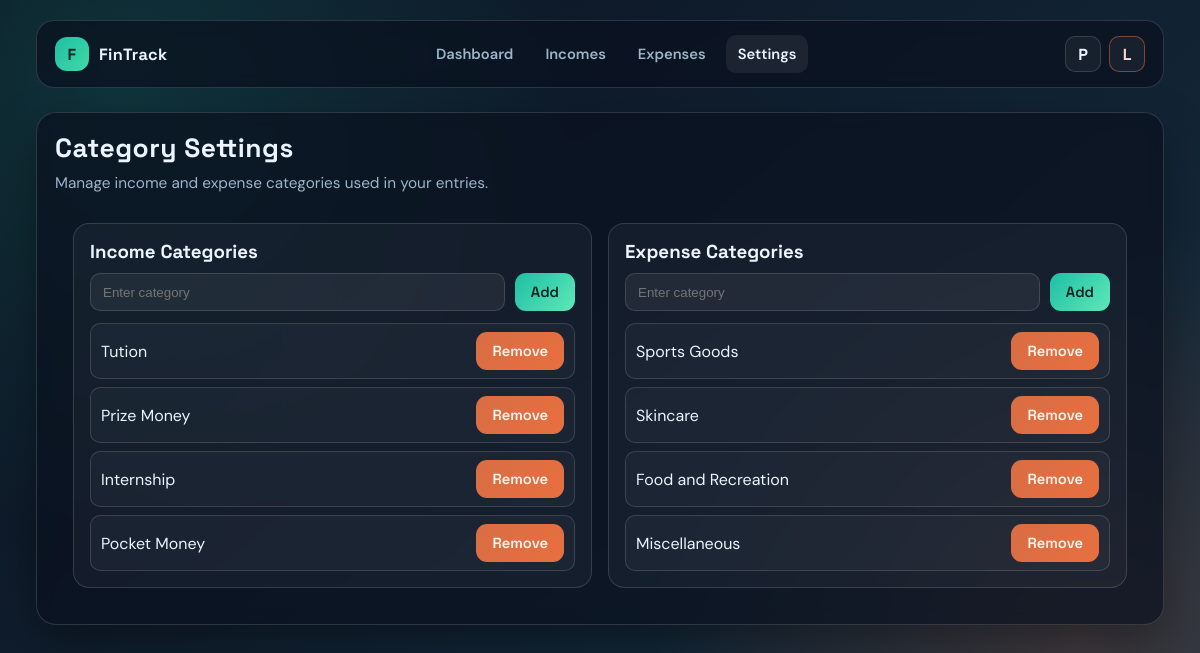
The app's page /settings (signed in) with its own data.
### FinTech/models.py (models this page shows)
class IncomeCategory(models.Model):
    name = models.CharField(max_length=50)
    user = models.ForeignKey(User, related_name='user_inc_catg', on_delete=models.CASCADE)
    def __str__(self):
        return self.name

class ExpenseCategory(models.Model):
    name = models.CharField(max_length=50)
    user = models.ForeignKey(User, related_name='user_exp_catg', on_delete=models.CASCADE)
    def __str__(self):
        return self.name

### FinTech/views.py (the view)
# urls.py: path('settings',views.settings,name="settings"),
def settings(request):
    if request.user.is_authenticated:
        profile= User.objects.get(id=request.user.id)
        expense_categories=ExpenseCategory.objects.filter(user=request.user.id)
        income_categories=IncomeCategory.objects.filter(user=request.user.id)
        if request.method== "POST":
            first_name= request.POST['first_name']
            last_name= request.POST['last_name']
            email= request.POST['email']
            profile.first_name=first_name
            profile.last_name=last_name
            profile.email=email
            profile.save()
            print("Profile Updated")
            return redirect("/profile")
        else:
            return render(request,"settings.html",{"profile":profile,"expense_categories":expense_categories,"income_categories":income_categories})
    else:
        return redirect("/")

### templates/settings.html (shortened to what this page needs)
{% load static %}
<!DOCTYPE html>
<html lang="en">
<head>
    <link rel="stylesheet" href="{% static 'nav.css' %}">
    <link rel="stylesheet" href="{% static 'setting.css' %}">
</head>
<body>
    <div class="app-shell">
        {% include 'partials/app_nav.html' with active_page='settings' %}
        <section class="content-card" style="padding: 18px;" data-reveal>
            <h1 class="page-title">Category Settings</h1>
            <p class="page-subtitle">Manage income and expense categories used in your entries.</p>
            <div class="settings-grid" style="margin-top: 12px;">
                <article class="category-card" data-reveal>
                    <h3>Income Categories</h3>
                    <form class="inline-form" method="post" action="/add-income-category" data-toast-success="Income category added.">
                        <input type="text" id="income" name="name" placeholder="Enter category" required>
                        <button class="btn-primary" type="submit">Add</button>
                    </form>
                    <ul class="category-list">
                        {% for category in income_categories %}
                        <li class="category-item">
                            <span>{{ category }}</span>
                            <form class="inline-action" action="/remove-income-category/{{ category.id }}" method="post" data-confirm="Remove this income category?" data-toast-success="Income category removed.">
                                <button class="btn-secondary" type="submit">Remove</button>
                            </form>
                        </li>
                        {% empty %}
                        <li class="empty-state">No income categories found. Add one above.</li>
                        {% endfor %}
                    </ul>
                </article>
                <article class="category-card" data-reveal>
                    <h3>Expense Categories</h3>
                    <form class="inline-form" method="post" action="/add-expense-category" data-toast-success="Expense category added.">
                        <input type="text" id="expense" name="name" placeholder="Enter category" required>
                        <button class="btn-primary" type="submit">Add</button>
                    </form>
                    <ul class="category-list">
                        {% for category in expense_categories %}
                        <li class="category-item">
                            <span>{{ category }}</span>
                            <form class="inline-action" action="/remove-expense-category/{{ category.id }}" method="post" data-confirm="Remove this expense category?" data-toast-success="Expense category removed.">
                                <button class="btn-secondary" type="submit">Remove</button>
                            </form>
                        </li>
                        {% empty %}
                        <li class="empty-state">No expense categories found. Add one above.</li>
                        {% endfor %}
                    </ul>
                </article>
            </div>
        </section>
    </div>
</body>
</html>

### static/nav.css (style rules this page uses)
:root { --bg-start: #0b1220; --bg-end: #163042; --surface: rgba(10, 17, 31, 0.72); --surface-strong: #0f1e33; --surface-soft: rgba(255, 255, 255, 0.07); --text: #ecf4ff; --muted: #9db4cb; --accent: #1fbfa6; --accent-strong: #13a58f; --warn: #e86f3f; --line: rgba(255, 255, 255, 0.14); --shadow: 0 18px 45px rgba(0, 0, 0, 0.35); --radius-lg: 20px; --radius-md: 14px; --radius-sm: 10px; }
* { box-sizing: border-box; }
body { margin: 0; color: var(--text); font-family: 'DM Sans', sans-serif; background: radial-gradient(circle at 10% 10%, rgba(31, 191, 166, 0.18), transparent 35%), radial-gradient(circle at 90% 80%, rgba(232, 111, 63, 0.2), transparent 34%), linear-gradient(140deg, var(--bg-start), var(--bg-end)); min-height: 100vh; }
.app-shell { width: min(1200px, 94vw); margin: 0 auto; padding: 20px 0 36px; }
.content-card { background: var(--surface); border: 1px solid var(--line); border-radius: var(--radius-lg); box-shadow: var(--shadow); backdrop-filter: blur(8px); animation: fade-up 0.55s ease both; }
.page-title { margin: 0; font-family: 'Space Grotesk', sans-serif; font-size: clamp(1.35rem, 2.2vw, 1.9rem); letter-spacing: 0.02em; }
.page-subtitle { margin: 8px 0 0; color: var(--muted); font-size: 0.96rem; }
.btn-primary, .btn-secondary, .btn-ghost { border: none; border-radius: 11px; font-family: 'Space Grotesk', sans-serif; font-weight: 600; font-size: 0.92rem; cursor: pointer; text-decoration: none; display: inline-flex; align-items: center; justify-content: center; padding: 10px 16px; transition: transform 0.2s ease, filter 0.2s ease, box-shadow 0.2s ease, border-color 0.2s ease; }
.btn-primary { color: #05211d; background: linear-gradient(130deg, var(--accent), #5de8b7); }
.btn-secondary { color: #fff6ef; background: linear-gradient(130deg, #d86d44, var(--warn)); }
.inline-action { margin: 0; display: inline; }
[data-reveal] { opacity: 0; transform: translateY(12px); }
[data-reveal].revealed { opacity: 1; transform: translateY(0); transition: opacity 0.45s ease, transform 0.45s ease; }

### static/setting.css (style rules this page uses)
.settings-grid { display: grid; grid-template-columns: repeat(2, minmax(0, 1fr)); gap: 16px; padding: 18px; }
.category-card { border-radius: 16px; border: 1px solid var(--line); background: rgba(255, 255, 255, 0.04); padding: 16px; transition: transform 0.22s ease, border-color 0.22s ease; }
.category-card h3 { margin: 0 0 10px; font-family: 'Space Grotesk', sans-serif; }
.inline-form { display: flex; gap: 10px; margin-bottom: 12px; }
.inline-form input { flex: 1; padding: 10px 12px; border-radius: 10px; border: 1px solid var(--line); color: var(--text); background: rgba(255, 255, 255, 0.06); }
.category-list { margin: 0; padding: 0; list-style: none; display: grid; gap: 8px; }
.category-item { display: flex; align-items: center; justify-content: space-between; border: 1px solid var(--line); border-radius: 10px; padding: 8px 10px; background: rgba(255, 255, 255, 0.03); transition: background-color 0.2s ease; }
.category-item form, .category-item a { margin: 0; }

### records on screen
IncomeCategory: name "Tution"
IncomeCategory: name "Prize Money"
IncomeCategory: name "Internship"
IncomeCategory: name "Pocket Money"
ExpenseCategory: name "Sports Goods"
ExpenseCategory: name "Skincare"
ExpenseCategory: name "Food and Recreation"
ExpenseCategory: name "Miscellaneous"
